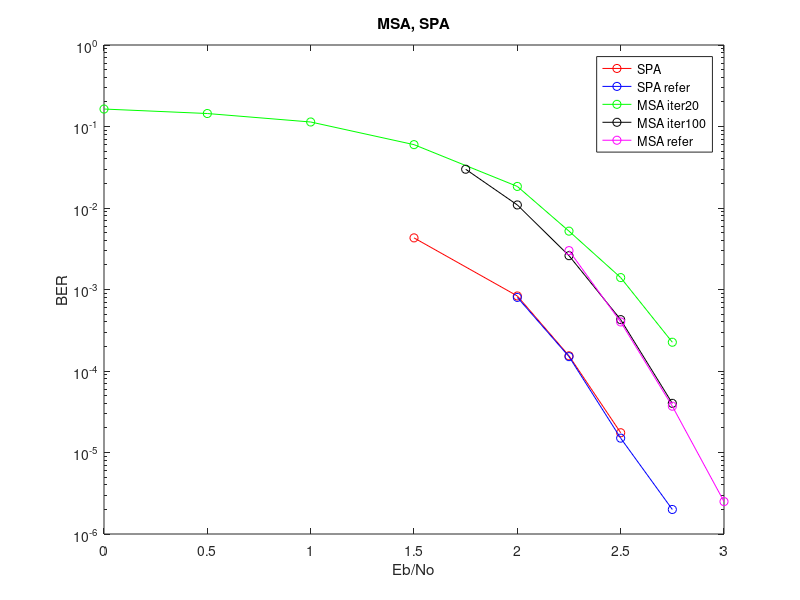

This chart was generated by the following MATLAB code:
ber=[1.5	2	2.25	2.5]
N48K24=[0.0043	0.00083305	0.00015363	0.000017479];
semilogy(ber, N48K24, 'r-o');
hold on

ber=[2	2.25	2.5	2.75]
N60K30=[0.0008	0.00015	0.000015	0.000002];
semilogy(ber, N60K30, 'b-o'); %SPA

ber=[0	0.5	1	1.5	2	2.25	2.5	2.75]
N400K200=[0.1638	0.1443	0.1136	0.0599	0.0184	0.0052	0.0014	0.00022535]
semilogy(ber, N400K200, 'g-o');
hold on

ber=[1.75	2	2.25	2.5	2.75]
N120K60=[0.0299	0.0109	0.0026	0.00042685	0.000040098]
semilogy(ber, N120K60, 'k-o');
hold on

ber=[2.25	2.5	2.75	3]
N200K100=[0.003	0.0004	0.000037	0.0000025]
semilogy(ber, N200K100, 'm-o');
hold on %reference msa



title('MSA, SPA')
xlabel('Eb/No')
ylabel('BER')

legend('SPA','SPA refer','MSA iter20','MSA iter100','MSA refer');
